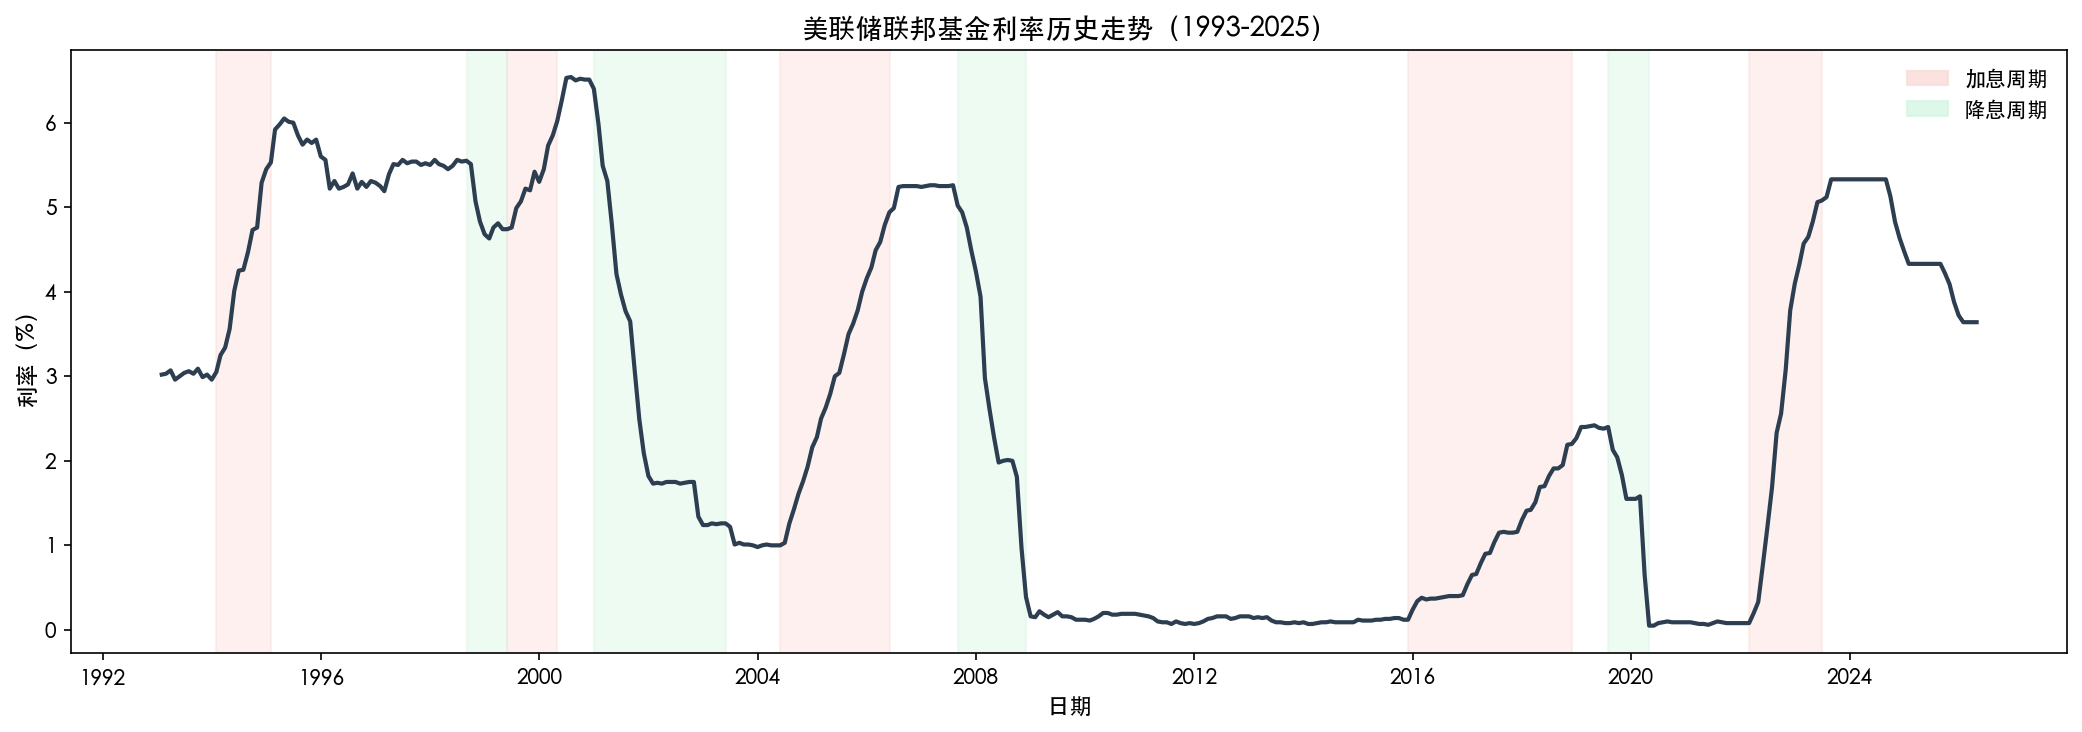

The Python source for this figure:

%matplotlib inline

import pandas as pd
import matplotlib.pyplot as plt
import matplotlib.patches as mpatches

plt.rcParams['font.sans-serif'] = ['SimHei', 'WenQuanYi Micro Hei', 'Heiti TC']
plt.rcParams['axes.unicode_minus'] = False

try:
    df = pd.read_csv(
        'fed_rates_raw.csv',
        index_col=0,       # 把第一列（日期列）设为数据索引
        parse_dates=True   # 自动解析日期格式，适配绘图
    )
 
    print("✅ 数据读取成功！数据前5行预览：")
    print(df.head())
    print(f"\n📊 数据时间范围：{df.index.min().date()} 至 {df.index.max().date()}")
except FileNotFoundError:
    print("❌ 错误：找不到 fed_rates_raw.csv 文件，请确保文件和笔记本在同一文件夹！")
except KeyError as e:
    print(f"❌ 错误：数据中找不到列 {e}，请检查 CSV 文件的列名是否为 'fedfunds'！")

cycles = [
    ('1994-02-01', '1995-02-01', 'hike'),
    ('1998-09-01', '1999-06-01', 'cut'),
    ('1999-06-01', '2000-05-01', 'hike'),
    ('2001-01-01', '2003-06-01', 'cut'),
    ('2004-06-01', '2006-06-01', 'hike'),
    ('2007-09-01', '2008-12-01', 'cut'),
    ('2015-12-01', '2018-12-01', 'hike'),
    ('2019-08-01', '2020-05-01', 'cut'),
    ('2022-03-01', '2023-07-01', 'hike'),
]

fig, ax = plt.subplots(figsize=(14, 5))

ax.plot(
    df.index, 
    df['fedfunds'], 
    color='#2c3e50', 
    linewidth=2,
    label='联邦基金利率'
)

for start_date, end_date, cycle_type in cycles:
    fill_color = '#fadbd8' if cycle_type == 'hike' else '#d5f5e3'
    ax.axvspan(
        pd.Timestamp(start_date),
        pd.Timestamp(end_date),
        alpha=0.4,
        color=fill_color,
        zorder=0  
    )

ax.set_title('美联储联邦基金利率历史走势（1993-2025）', fontsize=13, fontweight='medium')
ax.set_ylabel('利率（%）', fontsize=11)
ax.set_xlabel('日期', fontsize=11)

hike_patch = mpatches.Patch(color='#fadbd8', alpha=0.8, label='加息周期')
cut_patch = mpatches.Patch(color='#d5f5e3', alpha=0.8, label='降息周期')
ax.legend(handles=[hike_patch, cut_patch], loc='upper right', frameon=False)

plt.tight_layout()

plt.savefig('fig_fed_rate_history.png', dpi=150, bbox_inches='tight')
print("\n✅ 图表已保存到当前文件夹：fig_fed_rate_history.png")

plt.show()

# -------------------------
